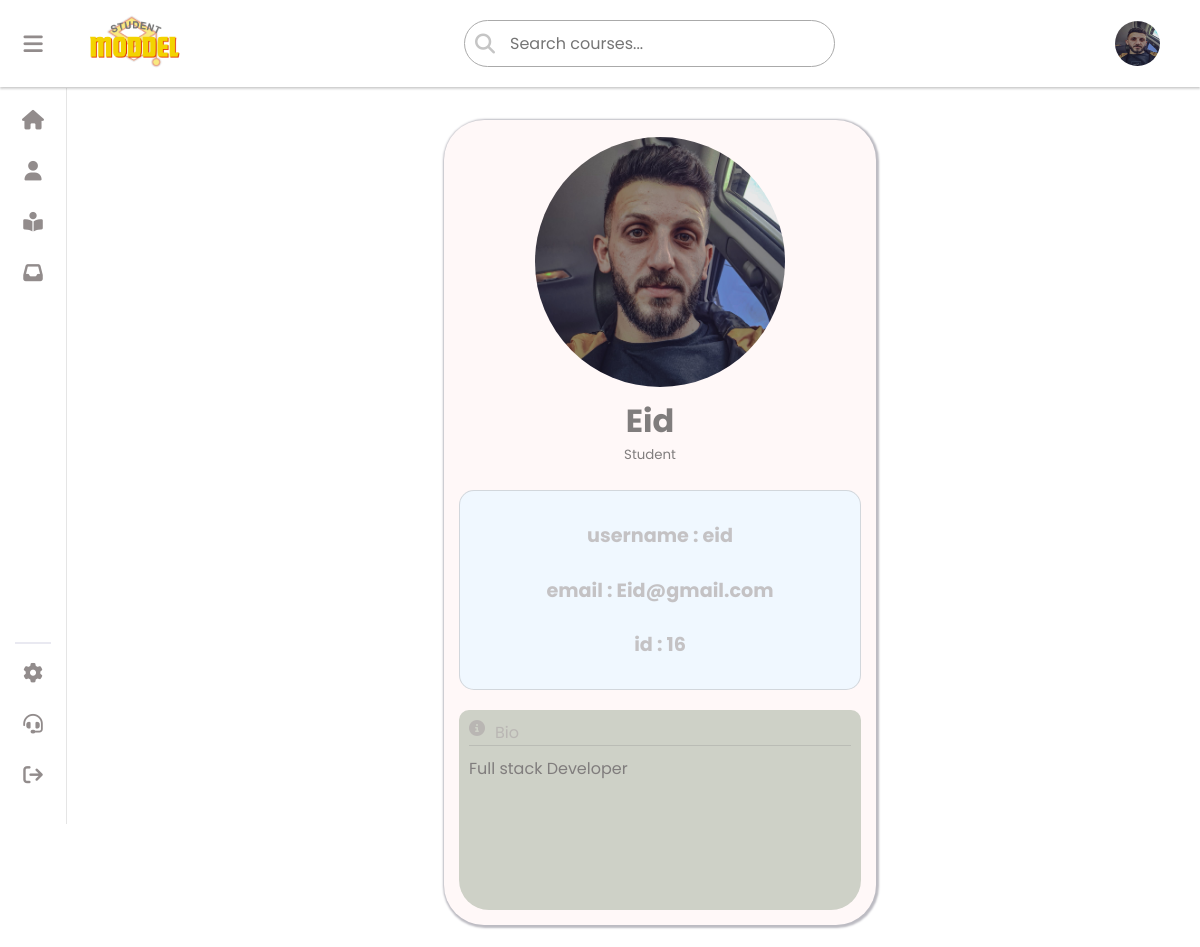
Screenshot of /profile (signed in) with the database file from the repository.
### crud/models.py (models this page shows)
class Student(models.Model):
    fullname = models.CharField(max_length=90,null=False,default='No Name Provided')
    user = models.ForeignKey(User, on_delete=models.CASCADE, default=1)
    email = models.CharField(max_length=100)
    id_user = models.IntegerField( null=True)
    avatar = models.ImageField(upload_to='avatars/', null=True, blank=True, default= 'defult.png')
    bio = models.CharField(max_length=250 , null=True, blank=True, default='None')

### crud/views.py (the view)
# urls.py: path('profile', views.profile, name='profile'),
@login_required(login_url='login')
def profile(request):
    userl = request.user
    print(f'Logged-in user: {userl}')
    student = Student.objects.filter(user=userl).first()
    print(f'Student found: {student}')
    return render(request, 'userd.html', {'student': student})

### crud/templates/userd.html (shortened to what this page needs)
<!DOCTYPE html>
<html lang="en">
  <head>
    {% load static %}
    <link
      rel="stylesheet"
      type="text/css"
      href="{% static 'css/style.css' %}"
    />
    <link
      rel="stylesheet"
      type="text/css"
      href="{% static 'css/profile.css' %}"
    />
    <link
      rel="stylesheet"
      href="https://cdnjs.cloudflare.com/ajax/libs/font-awesome/6.5.1/css/all.min.css"
    />
  </head>
  <body>
    {% include "aside.html" %}
    <div class="pagecontent">
      <div class="content">
        <div class="profile-card">
          <div class="profile-header">
            <div class="main-profile">
              <div class="profile-image">
                {% if student.avatar %}
                <img src="{{student.avatar.url}}" alt="" class="profile" />
                {% else %}
                <img
                  src="{% static 'assets/defult.png'%}"
                  alt=""
                  class="profile"
                />
                {% endif %}
              </div>
              <div class="profile-names">
                <h1 class="username">{{student.fullname}}</h1>
                <small class="page-title">Student</small>
              </div>
            </div>
          </div>
          <div class="profile-body">
            <div class="account-info">
              <div class="data">
                <h4>username : {{student.user}}</h4>
                <h4>email : {{student.email}}</h4>
                <h4>id : {{student.id_user}}</h4>
              </div>
            </div>
            <div class="profile-actions">
              <section class="bio">
                <div class="bio-header">
                  <i class="fa fa-info-circle"></i>
                  Bio
                </div>
                <p class="bio-text">{{student.bio}}</p>
              </section>
            </div>
          </div>
        </div>
      </div>
    </div>
  </body>
</html>

### crud/templates/aside.html (shortened to what this page needs)
{% load static %}
<div class="navcontainer">   <nav>
    <div class="navbar">
        <button class="user" id="user">
            <i class="fa-solid fa-bars"></i>
        </button>
        <div class="logo">
            <a href="{% url '' %}"><img src="{% static 'logo.png' %}" width="100px" alt="" class="logoimg"></a>
        </div>
    </div>
       {% if not user.is_staff%}
    <div class="search_box">
        <form method="GET" action="{% url 'search_courses' %}">
            <button type="submit"><i class="fa fa-search" aria-hidden="true"></i></button>
            <input name="search" type="text" placeholder="Search courses..." required>
        </form>
    </div>
    {%endif%}
    <div class="new">
        {% if student.avatar %}
        <img  src="{{student.avatar.url}}" height="45px" width="45px" style="border-radius: 50%;" alt="" class="profile">
        {% else %}
        <img  src="{% static 'assets/defult.png'%}" height="45px" width="45px" style="border-radius: 50%;  object-fit: cover;
        " alt="" class="profile">
        {% endif %}
    </div>
</nav></div>
<aside class="aside" id="aside">
    <div class="list">
        <ul>
            <li><button>
                <a href="{% url '' %}"><i class="fa-solid fa-house"></i><span class="text">home</span></a>
                </button></li>
            <li><button>
                  <a href="{% url 'profile' %}">  <i class="fa-solid fa-user"></i><span class="text">profile</span></a>
                </button></li>
                {%if not user.is_staff%}
            <li><button>
                <a href="{% url 'mycourses' %}">  <i class="fa-solid fa-book-open-reader"></i><span class="text">My Courses</span></a>
                </button></li>
                {%endif%}
            <li><button>
                <a href="{% url 'notifications' %}"><i class="fa-solid fa-inbox"></i></i><span class="text">inbox</span>
                </button></li></a>
        </ul>
    </div>
    <hr>
    <div class="list">
        <ul>
            <li><button>
                <a href="{% url 'sittings' %}"><i class="fa-solid fa-gear"></i><span class="text">sittings</span></a>
                </button></li>
            <li><button>
                <a href="{% url 'support' %}"><i class="fa-solid fa-headset"></i><span class="text">Contact</span></a>
                </button></li>
            <li><button >
                   <a href="{% url 'logout' %}"><i class="fa-solid fa-arrow-right-from-bracket"></i><span class="text">logOut</span></a>
                </button></li>
        </ul>
    </div>
</aside>

### crud/static/css/style.css (style rules this page uses)
* { margin: 0; padding: 0; box-sizing: border-box; font-family: 'Poppins',sans-serif; }
nav { display: flex; justify-content: space-between; align-items: center; text-align: center; padding: 10px; background-color: white; box-shadow: 0 2px 2px 0.3px rgb(27, 26, 26,0.2); z-index: 99; }
.navbar { display: flex; align-items: center; text-align: center; gap: 40px; background-color: white; }
.navcontainer { background-color: white; }
nav { background-color: white; position: fixed; width: 100%; top: 0px; }
.logo { display: flex; justify-content: space-between; align-items: center; gap: 20px; }
.user { font-size: 22px; color: #928c8c; margin-left: 12px; }
.new { display: flex; align-items:center ; text-align: center; gap: 20px; margin-right: 30px; }
html { scroll-behavior: smooth; }
:root { --color-zero: #fff; --color-one: #e7e7ee; --color-two: #928c8c; --color-tree: #edebee; --color-four: #b1b0bb; --duration: 0.3s; --aside-width: 66px; --aside-active-width: 205px; --btn-width: 36px; --btn-height: 36px; }
* { -webkit-box-sizing: border-box; box-sizing: border-box; margin: 0; padding: 0; outline: none; }
ul { list-style: none; }
button { width: 100%; height: 36px; height: var(--btn-height); border: none; background: none; cursor: pointer; border-radius: 12px; position: relative; display: -webkit-box; display: -ms-flexbox; display: flex; -webkit-box-pack: start; -ms-flex-pack: start; justify-content: flex-start; -webkit-box-align: center; -ms-flex-align: center; align-items: center; }
.fa-solid { width: 22px; height: 22px; display: -webkit-box; display: -ms-flexbox; display: flex; align-items: center; justify-content: center; }
.aside { margin-top: 2px; width: 66px; width: var(--aside-width); height: 92vh; background-color: #ffffff; top: 86px; padding: 15px; -webkit-user-select: none; -moz-user-select: none; -ms-user-select: none; user-select: none; overflow: hidden; -webkit-transition-duration: 0.3s; transition-duration: 0.3s; -webkit-transition-duration: var(--duration); transition-duration: var(--duration); display: -webkit-box; display: -ms-flexbox; display: flex; -webkit-box-orient: vertical; -webkit-box-direction: normal; -ms-flex-flow: column nowrap; flex-flow: column nowrap; -webkit-box-align: start; -ms-flex-align: start; align-items: flex-start; box-shadow: 1px 0px 0px rgba(0, 0, 0, 0.1); padding-bottom:30px ; }
.aside hr { width: 100%; margin: 12px 0; border: 0.01rem solid #e9e9f1; }
.aside .list:nth-child(1) { display: -webkit-box; display: -ms-flexbox; display: flex; -webkit-box-flex: 1; -ms-flex-positive: 1; flex-grow: 2; }
.aside .list { width: 100%; }
.aside .list ul { width: 100%; display: -webkit-box; display: -ms-flexbox; display: flex; -webkit-box-orient: vertical; -webkit-box-direction: normal; -ms-flex-direction: column; flex-direction: column; row-gap: 15px; }
.aside .list button { background-color: transparent; -webkit-transition-duration: 0.3s; transition-duration: 0.3s; -webkit-transition-duration: var(--duration); transition-duration: var(--duration); padding: 0 7px; overflow: hidden; }
.aside .list button i { font-size: 19.55px; color: #e9dede; color: var(--color-two); -webkit-transition-duration: 0.3s; transition-duration: 0.3s; -webkit-transition-duration: var(--duration); transition-duration: var(--duration); }
.aside { position: fixed; left: 0px; }
.list ul li button a { display: flex; justify-content: start ; text-decoration: none; }
.pagecontent { top:8%; left: 10%; height: 100%; width: 100%; display: flex; justify-content: start; align-items: center; z-index: 0; }
.content { margin-top: 7%; margin-left: 6%; }
.search_box { border-radius: 40px; background-color: white; }
.search_box form { display: flex; justify-content: center; align-items: center; border-radius: 30px; border: #aaaaaa 1px solid; margin: 0; }
.search_box input { border:none; margin:10px 8px 10px 5px; font-size: 16px; outline: none; color:#17202A; }
.search_box button i { font-size: 20px; margin: 0px 10px; color:#c5c5c5; }
.search_box button { background: transparent; border:none; outline: none; }
@media screen and (max-width: 1250px) { .content { margin-top: 10%; margin-left: 10%; } }

### rows the page displays
Student: avatar (picture), fullname "Eid", user "eid", email "Eid@gmail.com", id_user "16", bio "Full stack Developer"
